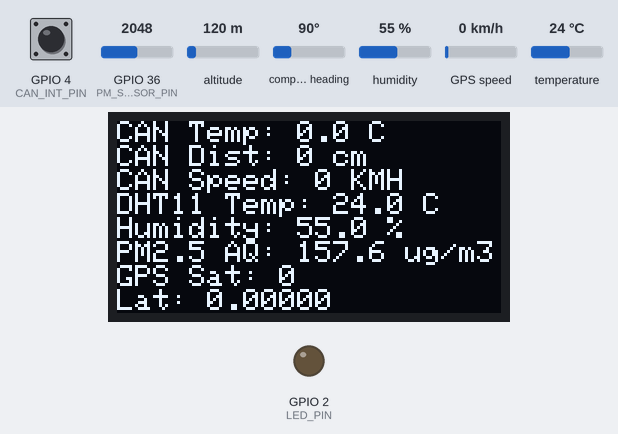
The sketch below on a simulated ESP32. On the bench: 128×64 one-colour display, output pins drawn as LEDs (lit = HIGH). Inputs (shaded band) come from the test bench; at power-on: humidity 55 %, GPIO 36 (PM_SENSOR_PIN) = 2048, temperature 24 °C, GPIO 4 (CAN_INT_PIN) HIGH, altitude 120 m, compass heading 90°, GPS speed 0 km/h (analog values on the 0–4095 scale). The GPS gets a fix after 3 s at 37.7749, -122.4194 with 8 satellites; what the sketch prints to the serial monitor is not drawn.

Above: at 2.2 s.
2.3 s: humidity set to 22 %
At 5.0 s:
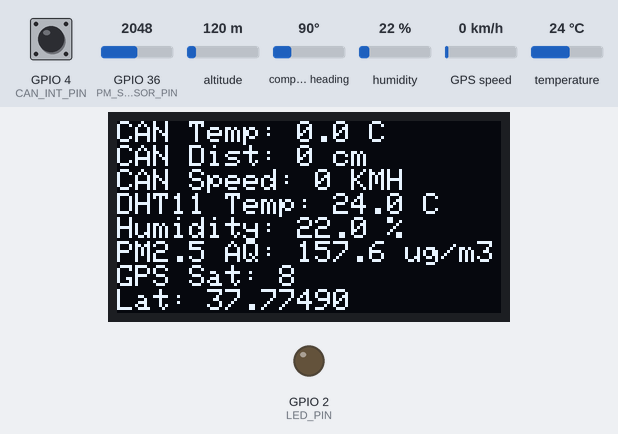
5.6 s: GPIO 36 (PM_SENSOR_PIN) set to 2866
At 7.8 s:
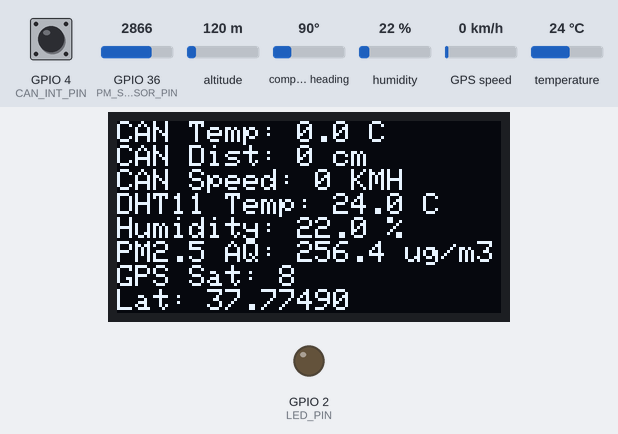
8.7 s: temperature set to 12 °C
At 9.9 s:
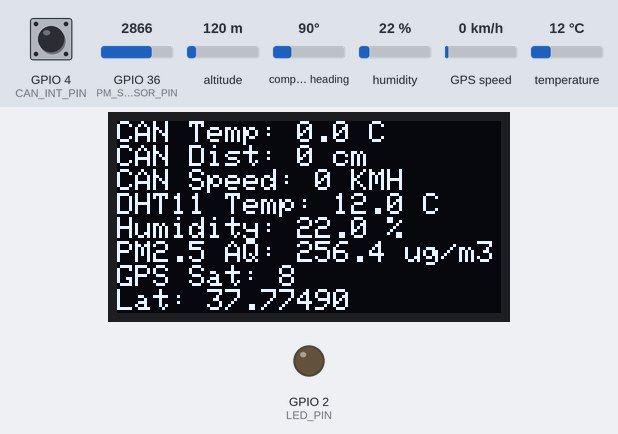
10.7 s: GPIO 36 (PM_SENSOR_PIN) set to 3972
At 12.2 s:
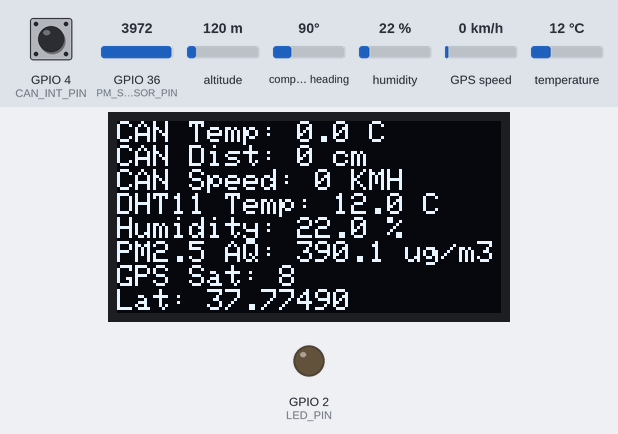
12.8 s: humidity set to 40 %
At 14.4 s:
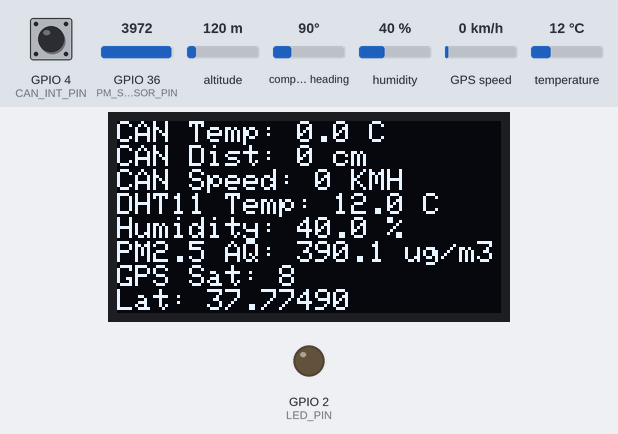
14.8 s: GPIO 36 (PM_SENSOR_PIN) set to 1228
At 16.6 s:
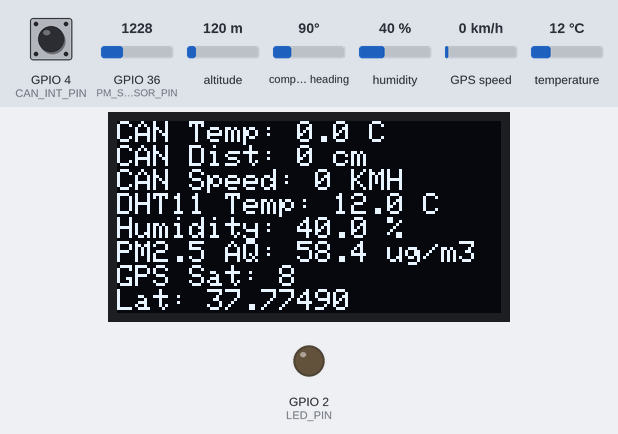
Timing chart, 0 to 17.9 s (numbered marks = the images above; inputs shaded):
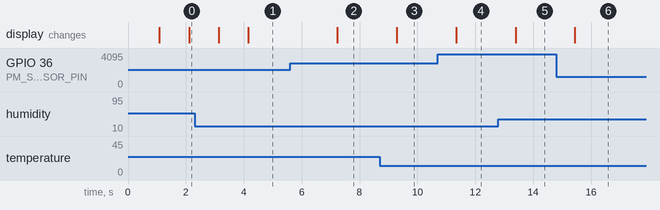

The sketch:

FreeRtos_All_sensors_CAN.ino
```cpp
#include <Arduino.h>
#include <SPI.h>
#include <mcp_can.h>
#include "DHT.h"
#include <Wire.h>
#include <Adafruit_GFX.h>
#include <Adafruit_SSD1306.h>
#include <TinyGPS++.h>
#include <HardwareSerial.h>

// PIN Definitions
#define CAN_CS_PIN    5
#define CAN_INT_PIN   4
#define LED_PIN       2
#define DHTPIN        15
#define DHTTYPE       DHT11
#define PM_SENSOR_PIN 36  // ADC1_CH0

// CAN IDs
#define STM32_CAN_ID_TEMPERATURE  0x100
#define STM32_CAN_ID_DISTANCE     0x101
#define STM32_CAN_ID_MPU          0x102
#define STM32_CAN_ID_SPEED        0x103

// PM2.5 Calibration
const float ADC_RESOLUTION = 4095.0;
const float VOLTAGE_REF = 3.3;
const float BASELINE_VOLTAGE = 0.6;
const float SCALING_FACTOR = 150.0;

// OLED display config
#define SCREEN_WIDTH 128
#define SCREEN_HEIGHT 64
#define OLED_RESET    -1
#define OLED_ADDR 0x3C

Adafruit_SSD1306 display(SCREEN_WIDTH, SCREEN_HEIGHT, &Wire, OLED_RESET);

MCP_CAN CAN(CAN_CS_PIN);
DHT dht(DHTPIN, DHTTYPE);

// GPS Setup
TinyGPSPlus gps;
HardwareSerial GPS_Serial(2); // UART2 (RX=16, TX=17)

// Shared sensor data (volatile for safe update/read)
volatile float canTemperature = 0.0;
volatile uint32_t canDistance = 0;
volatile uint32_t canSpeed = 0;
volatile float dhtTemperature = 0.0;
volatile float dhtHumidity = 0.0;
volatile float pm25Value = 0.0;

volatile double gpsLatitude = 0.0;
volatile double gpsLongitude = 0.0;
volatile double gpsSpeedKmph = 0.0;
volatile int gpsSatellites = 0;

// --- Tasks ---

void Task_CANReceiver(void *pvParameters) {
  Serial.println("CAN Task started");
  pinMode(CAN_INT_PIN, INPUT);
  pinMode(LED_PIN, OUTPUT);

  while(true) {
    if (!digitalRead(CAN_INT_PIN)) {
      unsigned long rxId;
      unsigned char len = 0;
      unsigned char rxBuf[8];

      if (CAN.readMsgBuf(&rxId, &len, rxBuf) == CAN_OK) {
        Serial.print("CAN >> ID: 0x"); Serial.print(rxId, HEX);
        Serial.print(" | Data: ");
        for (int i=0; i<len; i++) {
          Serial.print(rxBuf[i], HEX); Serial.print(" ");
        }

        if (rxId == STM32_CAN_ID_TEMPERATURE && len == 4) {
          int32_t temp = (int32_t)(rxBuf[0] | ((int32_t)rxBuf[1]<<8) | ((int32_t)rxBuf[2]<<16) | ((int32_t)rxBuf[3]<<24));
          canTemperature = float(temp);
          Serial.print(" | Temp: "); Serial.print(temp); Serial.print(" C");
        }
        if (rxId == STM32_CAN_ID_DISTANCE && len == 4) {
          canDistance = (uint32_t)(rxBuf[0] | ((uint32_t)rxBuf[1]<<8) | ((uint32_t)rxBuf[2]<<16) | ((uint32_t)rxBuf[3]<<24));
          Serial.print(" | Dist: "); Serial.print(canDistance); Serial.print(" cm");
        }
        if (rxId == STM32_CAN_ID_SPEED && len == 4) {
          canSpeed = (uint32_t)(rxBuf[0] | ((uint32_t)rxBuf[1]<<8) | ((uint32_t)rxBuf[2]<<16) | ((uint32_t)rxBuf[3]<<24));
          Serial.print(" | Speed: "); Serial.print(canSpeed); Serial.print(" KMH");
        }

        digitalWrite(LED_PIN, HIGH);
        vTaskDelay(pdMS_TO_TICKS(50));
        digitalWrite(LED_PIN, LOW);
        Serial.println();
      }
    }
    vTaskDelay(pdMS_TO_TICKS(10));
  }
}

void Task_ReadDHT(void *pvParameters) {
  dht.begin();
  Serial.println("DHT Task started");

  while(true) {
    float humidity = dht.readHumidity();
    float temperature = dht.readTemperature();

    if (!(isnan(humidity) || isnan(temperature))) {
      dhtTemperature = temperature;
      dhtHumidity = humidity;
      Serial.print("DHT11 >> Temp: "); Serial.print(temperature);
      Serial.print(" °C | Humidity: "); Serial.print(humidity);
      Serial.println(" %");
    } else {
      Serial.println("DHT11 >> Sensor read failed!");
    }
    vTaskDelay(pdMS_TO_TICKS(2000));
  }
}

void Task_ReadPM(void *pvParameters) {
  Serial.println("PM2.5 Task started");
  analogReadResolution(12);

  while(true) {
    int rawVal = analogRead(PM_SENSOR_PIN);
    float voltage = float(rawVal) / ADC_RESOLUTION * VOLTAGE_REF;
    float vDiff = voltage - BASELINE_VOLTAGE;
    float pm25 = (vDiff > 0) ? vDiff * SCALING_FACTOR : 0;
    pm25Value = pm25;

    Serial.print("PM2.5 >> Raw ADC: "); Serial.print(rawVal);
    Serial.print(" | Voltage: "); Serial.print(voltage, 3);
    Serial.print(" V | PM2.5: "); Serial.print(pm25, 2); Serial.println(" ug/m³");

    vTaskDelay(pdMS_TO_TICKS(2000));
  }
}

void Task_ReadGPS(void *pvParameters) {
  GPS_Serial.begin(9600, SERIAL_8N1, 16, 17); // RX=GPIO16, TX=GPIO17

  Serial.println("GPS Task started");

  while(true) {
    while (GPS_Serial.available() > 0) {
      char c = GPS_Serial.read();
      gps.encode(c);
    }

    if (gps.location.isUpdated()) {
      gpsLatitude = gps.location.lat();
      gpsLongitude = gps.location.lng();
      gpsSpeedKmph = gps.speed.kmph();
      gpsSatellites = gps.satellites.value();

      Serial.print("GPS >> Lat: "); Serial.print(gpsLatitude, 6);
      Serial.print(", Lon: "); Serial.print(gpsLongitude, 6);
      Serial.print(", Speed: "); Serial.print(gpsSpeedKmph);
      Serial.print(" km/h, Sats: "); Serial.println(gpsSatellites);
    }

    vTaskDelay(pdMS_TO_TICKS(1000));
  }
}

void Task_Display(void *pvParameters) {
  if(!display.begin(SSD1306_SWITCHCAPVCC, OLED_ADDR)) {
    Serial.println("SSD1306 init failed!");
    vTaskDelete(NULL);
  }

  display.clearDisplay();
  display.setTextSize(1);
  display.setTextColor(SSD1306_WHITE);

  while(true) {
    display.clearDisplay();
    display.setCursor(0,0);
    display.printf("CAN Temp: %.1f C\n", canTemperature);
    display.printf("CAN Dist: %u cm\n", canDistance);
    display.printf("CAN Speed: %u KMH\n", canSpeed);
    display.printf("DHT11 Temp: %.1f C\n", dhtTemperature);
    display.printf("Humidity: %.1f %%\n", dhtHumidity);
    display.printf("PM2.5 AQ: %.1f ug/m3\n", pm25Value);
    display.printf("GPS Sat: %d\n", gpsSatellites);
    display.printf("Lat: %.5f\n", gpsLatitude);
    display.printf("Lon: %.5f\n", gpsLongitude);
    display.printf("Speed: %.1f km/h\n", gpsSpeedKmph);
    display.display();
    vTaskDelay(pdMS_TO_TICKS(1000));
  }
}

void setup() {
  Serial.begin(115200);
  delay(1000);

  Serial.println("Initializing MCP2515 CAN...");
  while (CAN.begin(MCP_ANY, CAN_500KBPS, MCP_8MHZ) != CAN_OK) {
    Serial.println("CAN init failed, retrying...");
    delay(1000);
  }
  CAN.setMode(MCP_NORMAL);
  Serial.println("CAN Initialized Successfully!");

  // Create all the FreeRTOS tasks pinned to cores
  xTaskCreatePinnedToCore(Task_CANReceiver, "CANReceiver", 4096, NULL, 2, NULL, 0);
  xTaskCreatePinnedToCore(Task_ReadDHT,    "ReadDHT",    2048, NULL, 1, NULL, 1);
  xTaskCreatePinnedToCore(Task_ReadPM,     "ReadPM",     2048, NULL, 1, NULL, 1);
  xTaskCreatePinnedToCore(Task_ReadGPS,    "ReadGPS",    4096, NULL, 1, NULL, 1);
  xTaskCreatePinnedToCore(Task_Display,    "Display",    4096, NULL, 1, NULL, 1);
}

void loop() {
  // FreeRTOS task scheduling handles everything
}
```

Measured:
- after the input at 2.3 s, the display: first changes after 0.84 s (image 1 shows a later state)
- after the input at 5.6 s, the display: changes after 1.6 s (image 2)
- after the input at 8.7 s, the display: changes after 0.59 s (image 3)
- after the input at 10.7 s, the display: changes after 0.64 s (image 4)
- after the input at 12.8 s, the display: changes after 0.59 s (image 5)
- after the input at 14.8 s, the display: changes after 0.64 s (image 6)
